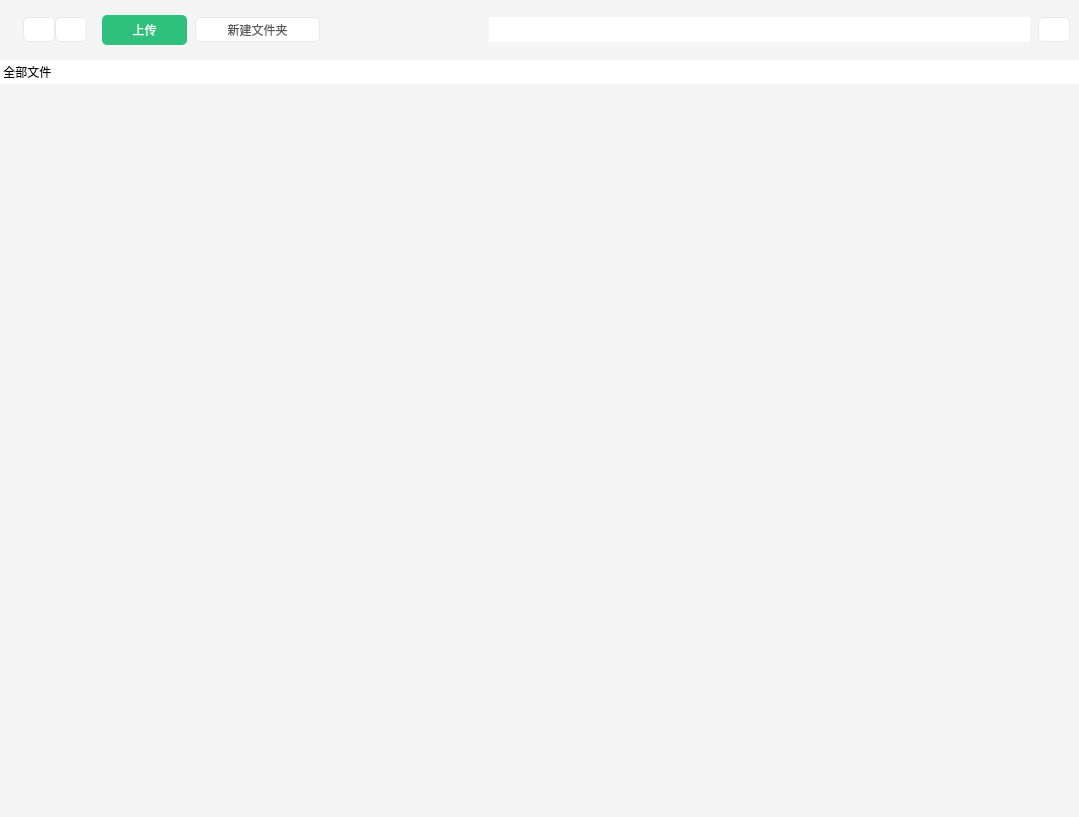
<?xml version="1.0" encoding="UTF-8"?>
<ui version="4.0">
 <class>detail</class>
 <widget class="QWidget" name="detail">
  <property name="geometry">
   <rect>
    <x>0</x>
    <y>0</y>
    <width>1079</width>
    <height>817</height>
   </rect>
  </property>
  <property name="sizePolicy">
   <sizepolicy hsizetype="Maximum" vsizetype="Maximum">
    <horstretch>0</horstretch>
    <verstretch>0</verstretch>
   </sizepolicy>
  </property>
  <property name="windowTitle">
   <string>Form</string>
  </property>
  <property name="layoutDirection">
   <enum>Qt::LeftToRight</enum>
  </property>
  <property name="styleSheet">
   <string notr="true">border: 1px solid #E9E9E9;
background: #F5F5F5;</string>
  </property>
  <layout class="QVBoxLayout" name="verticalLayout">
   <property name="spacing">
    <number>0</number>
   </property>
   <property name="sizeConstraint">
    <enum>QLayout::SetMaximumSize</enum>
   </property>
   <property name="leftMargin">
    <number>0</number>
   </property>
   <property name="topMargin">
    <number>0</number>
   </property>
   <property name="rightMargin">
    <number>0</number>
   </property>
   <property name="bottomMargin">
    <number>0</number>
   </property>
   <item>
    <layout class="QVBoxLayout" name="verticalLayout_3">
     <property name="spacing">
      <number>0</number>
     </property>
     <property name="sizeConstraint">
      <enum>QLayout::SetMaximumSize</enum>
     </property>
     <item>
      <widget class="QWidget" name="widget_5" native="true">
       <property name="minimumSize">
        <size>
         <width>0</width>
         <height>60</height>
        </size>
       </property>
       <property name="maximumSize">
        <size>
         <width>16777215</width>
         <height>60</height>
        </size>
       </property>
       <property name="styleSheet">
        <string notr="true">border: none;
background: #F5F5F5;</string>
       </property>
       <layout class="QHBoxLayout" name="horizontalLayout_10">
        <property name="sizeConstraint">
         <enum>QLayout::SetDefaultConstraint</enum>
        </property>
        <item>
         <layout class="QHBoxLayout" name="horizontalLayout_9">
          <property name="spacing">
           <number>0</number>
          </property>
          <item>
           <widget class="QWidget" name="widget_15" native="true">
            <property name="minimumSize">
             <size>
              <width>14</width>
              <height>0</height>
             </size>
            </property>
            <property name="maximumSize">
             <size>
              <width>16777215</width>
              <height>16777215</height>
             </size>
            </property>
            <property name="styleSheet">
             <string notr="true">border:none</string>
            </property>
           </widget>
          </item>
          <item>
           <widget class="QPushButton" name="Push">
            <property name="minimumSize">
             <size>
              <width>32</width>
              <height>25</height>
             </size>
            </property>
            <property name="maximumSize">
             <size>
              <width>32</width>
              <height>25</height>
             </size>
            </property>
            <property name="styleSheet">
             <string notr="true">background: #FFFFFF;
border: 1px solid #E9E9E9;
border-radius: 5px;
</string>
            </property>
            <property name="text">
             <string/>
            </property>
            <property name="icon">
             <iconset resource="../../assets.qrc">
              <normaloff>:/assets/assets/left.png</normaloff>:/assets/assets/left.png</iconset>
            </property>
            <property name="iconSize">
             <size>
              <width>7</width>
              <height>12</height>
             </size>
            </property>
           </widget>
          </item>
          <item>
           <widget class="QPushButton" name="Down">
            <property name="minimumSize">
             <size>
              <width>32</width>
              <height>25</height>
             </size>
            </property>
            <property name="maximumSize">
             <size>
              <width>32</width>
              <height>25</height>
             </size>
            </property>
            <property name="styleSheet">
             <string notr="true">background: #FFFFFF;
border: 1px solid #E9E9E9;
border-radius: 5px;</string>
            </property>
            <property name="text">
             <string/>
            </property>
            <property name="icon">
             <iconset resource="../../assets.qrc">
              <normaloff>:/assets/assets/right.png</normaloff>:/assets/assets/right.png</iconset>
            </property>
            <property name="iconSize">
             <size>
              <width>7</width>
              <height>12</height>
             </size>
            </property>
           </widget>
          </item>
          <item>
           <widget class="QWidget" name="widget_16" native="true">
            <property name="minimumSize">
             <size>
              <width>15</width>
              <height>0</height>
             </size>
            </property>
            <property name="maximumSize">
             <size>
              <width>16777215</width>
              <height>16777215</height>
             </size>
            </property>
            <property name="styleSheet">
             <string notr="true">border:none</string>
            </property>
           </widget>
          </item>
          <item>
           <widget class="QPushButton" name="Upload">
            <property name="minimumSize">
             <size>
              <width>85</width>
              <height>30</height>
             </size>
            </property>
            <property name="maximumSize">
             <size>
              <width>85</width>
              <height>16777215</height>
             </size>
            </property>
            <property name="styleSheet">
             <string notr="true">background: #2EC17C;
border-radius: 5px;
font-family: PingFangSC-Regular;
font-size: 12px;
color: #FFFFFF;
text-align: center;
border:none</string>
            </property>
            <property name="text">
             <string>上传</string>
            </property>
            <property name="icon">
             <iconset resource="../../assets.qrc">
              <normaloff>:/assets/assets/uploadwhite.png</normaloff>:/assets/assets/uploadwhite.png</iconset>
            </property>
            <property name="iconSize">
             <size>
              <width>12</width>
              <height>12</height>
             </size>
            </property>
           </widget>
          </item>
          <item>
           <widget class="QWidget" name="widget_17" native="true">
            <property name="minimumSize">
             <size>
              <width>8</width>
              <height>0</height>
             </size>
            </property>
            <property name="maximumSize">
             <size>
              <width>16777215</width>
              <height>16777215</height>
             </size>
            </property>
            <property name="styleSheet">
             <string notr="true">border:none</string>
            </property>
           </widget>
          </item>
          <item>
           <widget class="QPushButton" name="Mkdir">
            <property name="minimumSize">
             <size>
              <width>125</width>
              <height>25</height>
             </size>
            </property>
            <property name="maximumSize">
             <size>
              <width>125</width>
              <height>25</height>
             </size>
            </property>
            <property name="styleSheet">
             <string notr="true">background: #FFFFFF;
border: 1px solid #E9E9E9;
border-radius: 5px;
font-family: PingFangSC-Regular;
font-size: 12px;
color: #5A5A5A;
text-align: center;</string>
            </property>
            <property name="text">
             <string>新建文件夹</string>
            </property>
            <property name="icon">
             <iconset resource="../../assets.qrc">
              <normaloff>:/assets/assets/mkdir.png</normaloff>:/assets/assets/mkdir.png</iconset>
            </property>
            <property name="iconSize">
             <size>
              <width>16</width>
              <height>12</height>
             </size>
            </property>
           </widget>
          </item>
          <item>
           <widget class="QWidget" name="widget_13" native="true">
            <property name="minimumSize">
             <size>
              <width>169</width>
              <height>0</height>
             </size>
            </property>
            <property name="maximumSize">
             <size>
              <width>16777215</width>
              <height>16777215</height>
             </size>
            </property>
            <property name="styleSheet">
             <string notr="true">border:none
</string>
            </property>
           </widget>
          </item>
          <item>
           <widget class="QWidget" name="widget_14" native="true">
            <property name="minimumSize">
             <size>
              <width>172</width>
              <height>25</height>
             </size>
            </property>
            <property name="maximumSize">
             <size>
              <width>16777215</width>
              <height>25</height>
             </size>
            </property>
            <property name="styleSheet">
             <string notr="true">background: #FFFFFF;
</string>
            </property>
            <layout class="QHBoxLayout" name="horizontalLayout_12">
             <property name="spacing">
              <number>1</number>
             </property>
             <property name="leftMargin">
              <number>0</number>
             </property>
             <property name="topMargin">
              <number>0</number>
             </property>
             <property name="rightMargin">
              <number>0</number>
             </property>
             <property name="bottomMargin">
              <number>0</number>
             </property>
             <item>
              <layout class="QHBoxLayout" name="horizontalLayout_11">
               <property name="spacing">
                <number>2</number>
               </property>
               <item>
                <widget class="QLineEdit" name="Seach">
                 <property name="focusPolicy">
                  <enum>Qt::ClickFocus</enum>
                 </property>
                 <property name="styleSheet">
                  <string notr="true">border:none</string>
                 </property>
                </widget>
               </item>
               <item>
                <widget class="QPushButton" name="pushButton_7">
                 <property name="minimumSize">
                  <size>
                   <width>15</width>
                   <height>15</height>
                  </size>
                 </property>
                 <property name="maximumSize">
                  <size>
                   <width>15</width>
                   <height>15</height>
                  </size>
                 </property>
                 <property name="styleSheet">
                  <string notr="true">border:none</string>
                 </property>
                 <property name="text">
                  <string/>
                 </property>
                 <property name="icon">
                  <iconset resource="../../assets.qrc">
                   <normaloff>:/assets/assets/listV.png</normaloff>:/assets/assets/listV.png</iconset>
                 </property>
                 <property name="iconSize">
                  <size>
                   <width>13</width>
                   <height>13</height>
                  </size>
                 </property>
                </widget>
               </item>
              </layout>
             </item>
            </layout>
           </widget>
          </item>
          <item>
           <widget class="QWidget" name="widget_18" native="true">
            <property name="minimumSize">
             <size>
              <width>8</width>
              <height>0</height>
             </size>
            </property>
            <property name="maximumSize">
             <size>
              <width>16777215</width>
              <height>16777215</height>
             </size>
            </property>
            <property name="styleSheet">
             <string notr="true">border:none</string>
            </property>
           </widget>
          </item>
          <item>
           <widget class="QPushButton" name="Update">
            <property name="minimumSize">
             <size>
              <width>32</width>
              <height>25</height>
             </size>
            </property>
            <property name="maximumSize">
             <size>
              <width>32</width>
              <height>25</height>
             </size>
            </property>
            <property name="styleSheet">
             <string notr="true">background: #FFFFFF;
border: 1px solid #E9E9E9;
border-radius: 5px;</string>
            </property>
            <property name="text">
             <string/>
            </property>
            <property name="icon">
             <iconset resource="../../assets.qrc">
              <normaloff>:/assets/assets/load.png</normaloff>:/assets/assets/load.png</iconset>
            </property>
            <property name="iconSize">
             <size>
              <width>14</width>
              <height>14</height>
             </size>
            </property>
           </widget>
          </item>
         </layout>
        </item>
       </layout>
      </widget>
     </item>
     <item>
      <widget class="QWidget" name="widget_6" native="true">
       <property name="minimumSize">
        <size>
         <width>0</width>
         <height>24</height>
        </size>
       </property>
       <property name="maximumSize">
        <size>
         <width>16777215</width>
         <height>24</height>
        </size>
       </property>
       <property name="styleSheet">
        <string notr="true">border: none;
background: #F5F5F5;</string>
       </property>
       <layout class="QVBoxLayout" name="verticalLayout_8">
        <property name="spacing">
         <number>0</number>
        </property>
        <property name="leftMargin">
         <number>0</number>
        </property>
        <property name="topMargin">
         <number>0</number>
        </property>
        <property name="rightMargin">
         <number>0</number>
        </property>
        <property name="bottomMargin">
         <number>0</number>
        </property>
        <item>
         <layout class="QVBoxLayout" name="verticalLayout_7">
          <property name="spacing">
           <number>0</number>
          </property>
          <item>
           <widget class="QWidget" name="widget_19" native="true">
            <property name="minimumSize">
             <size>
              <width>0</width>
              <height>24</height>
             </size>
            </property>
            <property name="maximumSize">
             <size>
              <width>16777215</width>
              <height>24</height>
             </size>
            </property>
            <property name="styleSheet">
             <string notr="true">background: #FFFFFF;
border: none;</string>
            </property>
            <layout class="QHBoxLayout" name="horizontalLayout_2">
             <property name="spacing">
              <number>0</number>
             </property>
             <property name="leftMargin">
              <number>0</number>
             </property>
             <property name="topMargin">
              <number>0</number>
             </property>
             <property name="rightMargin">
              <number>0</number>
             </property>
             <property name="bottomMargin">
              <number>0</number>
             </property>
             <item>
              <layout class="QHBoxLayout" name="horizontalLayout">
               <property name="spacing">
                <number>0</number>
               </property>
               <item>
                <widget class="QLabel" name="label">
                 <property name="text">
                  <string> 全部文件</string>
                 </property>
                </widget>
               </item>
              </layout>
             </item>
            </layout>
           </widget>
          </item>
         </layout>
        </item>
       </layout>
      </widget>
     </item>
     <item>
      <widget class="QWidget" name="TableWidget" native="true">
       <property name="minimumSize">
        <size>
         <width>0</width>
         <height>0</height>
        </size>
       </property>
       <property name="styleSheet">
        <string notr="true">border: none;
background: #F5F5F5;</string>
       </property>
       <layout class="QHBoxLayout" name="horizontalLayout_3">
        <property name="spacing">
         <number>0</number>
        </property>
        <property name="leftMargin">
         <number>0</number>
        </property>
        <property name="topMargin">
         <number>0</number>
        </property>
        <property name="rightMargin">
         <number>0</number>
        </property>
        <property name="bottomMargin">
         <number>0</number>
        </property>
        <item>
         <layout class="QVBoxLayout" name="TableLayout">
          <property name="spacing">
           <number>0</number>
          </property>
         </layout>
        </item>
       </layout>
      </widget>
     </item>
    </layout>
   </item>
  </layout>
 </widget>
 <resources>
  <include location="../../assets.qrc"/>
 </resources>
 <connections/>
</ui>
